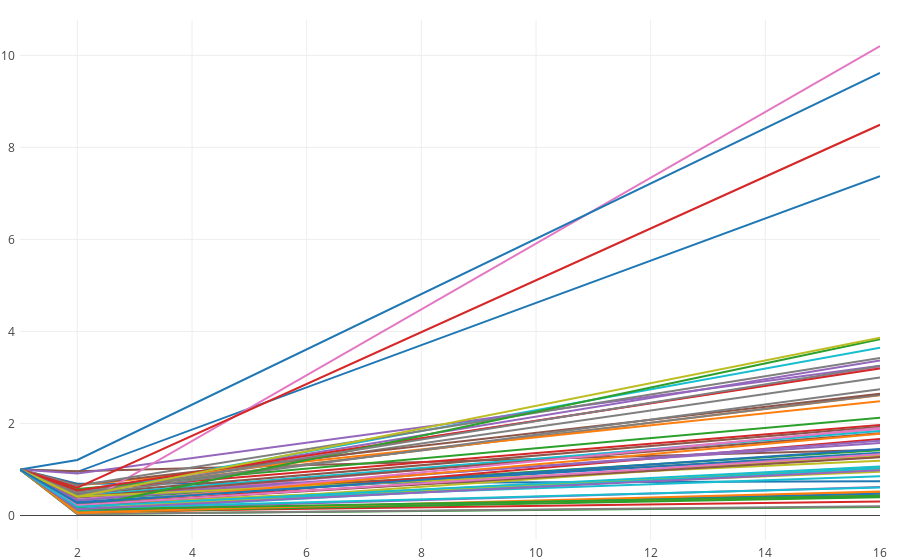

The notebook cell this image was saved under:
### Code cell
data = worker.apply((lambda x: 
              Scatter(
                  x=list([1, 2, 16]),
                  y=list(np.array(x) / x[0]),
                  mode='lines'
              )))

layout = Layout(
    margin=Margin(
        l=20,
        r=20,
        b=20,
        t=20,
        pad=4
    ),
    showlegend=False
)

fig = Figure(data=data.tolist(), layout=layout)

iplot(fig, image='svg')

### Figure 1 — Plotly figure (JSON) as saved in the notebook; plotly's stock layout.template omitted (floating-point values rounded to 4 significant figures)
{"data": [{"mode": "lines", "type": "scatter", "x": [1, 2, 16], "y": [1, 0.949, 7.373]}, {"mode": "lines", "type": "scatter", "x": [1, 2, 16], "y": [1, 0.06352, 0.4948]}, {"mode": "lines", "type": "scatter", "x": [1, 2, 16], "y": [1, 0.03497, 0.1856]}, {"mode": "lines", "type": "scatter", "x": [1, 2, 16], "y": [1, 0.2454, 1.278]}, {"mode": "lines", "type": "scatter", "x": [1, 2, 16], "y": [1, 0.5247, 3.369]}, {"mode": "lines", "type": "scatter", "x": [1, 2, 16], "y": [1, 0.9605, 1.427]}, {"mode": "lines", "type": "scatter", "x": [1, 2, 16], "y": [1, 0.5118, 3.218]}, {"mode": "lines", "type": "scatter", "x": [1, 2, 16], "y": [1, 0.4912, 3.0]}, {"mode": "lines", "type": "scatter", "x": [1, 2, 16], "y": [1, 0.1515, 1.053]}, {"mode": "lines", "type": "scatter", "x": [1, 2, 16], "y": [1, 0.4802, 3.648]}, {"mode": "lines", "type": "scatter", "x": [1, 2, 16], "y": [1, 0.6913, 0.7463]}, {"mode": "lines", "type": "scatter", "x": [1, 2, 16], "y": [1, 0.5162, 2.612]}, {"mode": "lines", "type": "scatter", "x": [1, 2, 16], "y": [1, 0.3386, 1.417]}, {"mode": "lines", "type": "scatter", "x": [1, 2, 16], "y": [1, 0.5465, 1.965]}, {"mode": "lines", "type": "scatter", "x": [1, 2, 16], "y": [1, 0.1204, 0.6219]}, {"mode": "lines", "type": "scatter", "x": [1, 2, 16], "y": [1, 0.4656, 1.931]}, {"mode": "lines", "type": "scatter", "x": [1, 2, 16], "y": [1, 0.07196, 0.4311]}, {"mode": "lines", "type": "scatter", "x": [1, 2, 16], "y": [1, 0.03322, 0.2002]}, {"mode": "lines", "type": "scatter", "x": [1, 2, 16], "y": [1, 0.2216, 1.017]}, {"mode": "lines", "type": "scatter", "x": [1, 2, 16], "y": [1, 0.2433, 0.8517]}, {"mode": "lines", "type": "scatter", "x": [1, 2, 16], "y": [1, 0.09818, 0.4133]}, {"mode": "lines", "type": "scatter", "x": [1, 2, 16], "y": [1, 0.05458, 0.439]}, {"mode": "lines", "type": "scatter", "x": [1, 2, 16], "y": [1, 0.5789, 2.124]}, {"mode": "lines", "type": "scatter", "x": [1, 2, 16], "y": [1, 0.08346, 0.3067]}, {"mode": "lines", "type": "scatter", "x": [1, 2, 16], "y": [1, 0.9124, 3.253]}, {"mode": "lines", "type": "scatter", "x": [1, 2, 16], "y": [1, 0.4233, 1.315]}, {"mode": "lines", "type": "scatter", "x": [1, 2, 16], "y": [1, 0.3369, 1.88]}, {"mode": "lines", "type": "scatter", "x": [1, 2, 16], "y": [1, 0.5133, 2.62]}, {"mode": "lines", "type": "scatter", "x": [1, 2, 16], "y": [1, 0.1102, 1.31]}, {"mode": "lines", "type": "scatter", "x": [1, 2, 16], "y": [1, 0.4286, 1.836]}, {"mode": "lines", "type": "scatter", "x": [1, 2, 16], "y": [1, 0.08094, 0.4739]}, {"mode": "lines", "type": "scatter", "x": [1, 2, 16], "y": [1, 0.6552, 2.481]}, {"mode": "lines", "type": "scatter", "x": [1, 2, 16], "y": [1, 0.07643, 0.3997]}, {"mode": "lines", "type": "scatter", "x": [1, 2, 16], "y": [1, 0.1685, 1.664]}, {"mode": "lines", "type": "scatter", "x": [1, 2, 16], "y": [1, 0.3879, 1.576]}, {"mode": "lines", "type": "scatter", "x": [1, 2, 16], "y": [1, 0.6634, 2.645]}, {"mode": "lines", "type": "scatter", "x": [1, 2, 16], "y": [1, 0.1896, 10.2]}, {"mode": "lines", "type": "scatter", "x": [1, 2, 16], "y": [1, 0.4342, 2.747]}, {"mode": "lines", "type": "scatter", "x": [1, 2, 16], "y": [1, 0.2561, 0.9493]}, {"mode": "lines", "type": "scatter", "x": [1, 2, 16], "y": [1, 0.1082, 1.03]}, {"mode": "lines", "type": "scatter", "x": [1, 2, 16], "y": [1, 0.2959, 1.364]}, {"mode": "lines", "type": "scatter", "x": [1, 2, 16], "y": [1, 0.06764, 0.521]}, {"mode": "lines", "type": "scatter", "x": [1, 2, 16], "y": [1, 0.129, 0.4274]}, {"mode": "lines", "type": "scatter", "x": [1, 2, 16], "y": [1, 0.5452, 3.197]}, {"mode": "lines", "type": "scatter", "x": [1, 2, 16], "y": [1, 0.3322, 1.624]}, {"mode": "lines", "type": "scatter", "x": [1, 2, 16], "y": [1, 0.4, 1.789]}, {"mode": "lines", "type": "scatter", "x": [1, 2, 16], "y": [1, 0.219, 1.904]}, {"mode": "lines", "type": "scatter", "x": [1, 2, 16], "y": [1, 0.6455, 3.422]}, {"mode": "lines", "type": "scatter", "x": [1, 2, 16], "y": [1, 0.4161, 1.189]}, {"mode": "lines", "type": "scatter", "x": [1, 2, 16], "y": [1, 0.1562, 0.6075]}, {"mode": "lines", "type": "scatter", "x": [1, 2, 16], "y": [1, 1.208, 9.62]}, {"mode": "lines", "type": "scatter", "x": [1, 2, 16], "y": [1, 0.2257, 1.777]}, {"mode": "lines", "type": "scatter", "x": [1, 2, 16], "y": [1, 0.1564, 3.833]}, {"mode": "lines", "type": "scatter", "x": [1, 2, 16], "y": [1, 0.6048, 8.492]}, {"mode": "lines", "type": "scatter", "x": [1, 2, 16], "y": [1, 0.1359, 0.9833]}, {"mode": "lines", "type": "scatter", "x": [1, 2, 16], "y": [1, 0.2359, 1.265]}, {"mode": "lines", "type": "scatter", "x": [1, 2, 16], "y": [1, 0.2222, 1.332]}, {"mode": "lines", "type": "scatter", "x": [1, 2, 16], "y": [1, 0.4524, 3.25]}, {"mode": "lines", "type": "scatter", "x": [1, 2, 16], "y": [1, 0.408, 3.862]}, {"mode": "lines", "type": "scatter", "x": [1, 2, 16], "y": [1, 0.1885, 1.063]}, {"mode": "lines", "type": "scatter", "x": [1, 2, 16], "y": [1, 0.2727, 1.446]}], "layout": {"margin": {"b": 20, "l": 20, "pad": 4, "r": 20, "t": 20}, "showlegend": false}}
